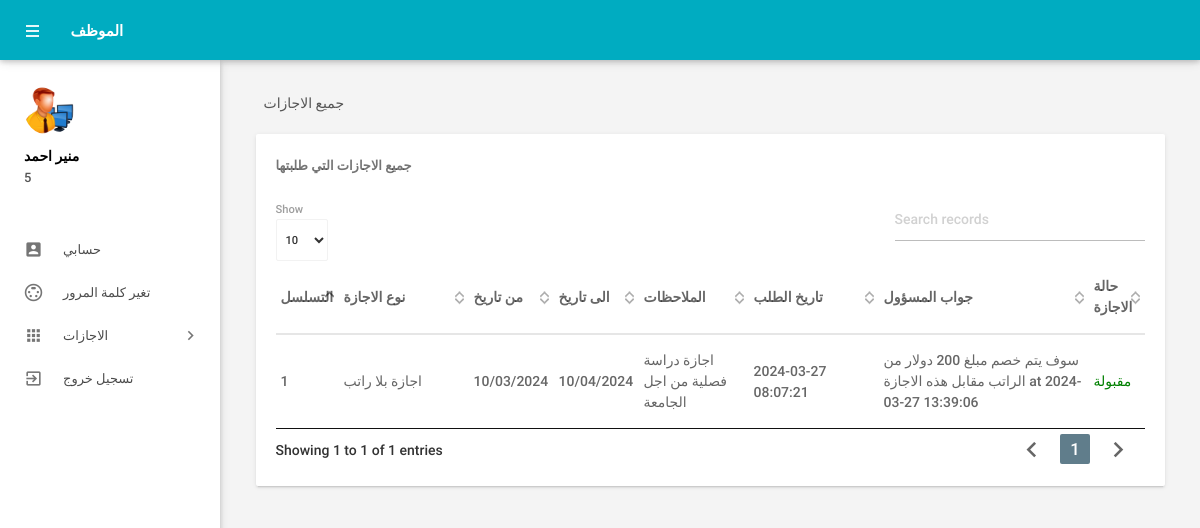
Screenshot of /leavehistory.php (signed in) with the database file from the repository.
### tables this page shows
CREATE TABLE `tblemployees` (
  `id` int(11) NOT NULL,
  `EmpId` varchar(100) NOT NULL,
  `FirstName` varchar(150) NOT NULL,
  `LastName` varchar(150) NOT NULL,
  `EmailId` varchar(200) NOT NULL,
  `Password` varchar(180) NOT NULL,
  `Gender` varchar(100) NOT NULL,
  `Dob` varchar(100) NOT NULL,
  `Department` varchar(255) NOT NULL,
  `Address` varchar(255) NOT NULL,
  `City` varchar(200) NOT NULL,
  `Country` varchar(150) NOT NULL,
  `Phonenumber` char(11) NOT NULL,
  `Status` int(1) NOT NULL,
  `RegDate` timestamp NOT NULL DEFAULT current_timestamp()
);

CREATE TABLE `tblleaves` (
  `id` int(11) NOT NULL,
  `LeaveType` varchar(110) NOT NULL,
  `ToDate` varchar(120) NOT NULL,
  `FromDate` varchar(120) NOT NULL,
  `Description` mediumtext NOT NULL,
  `PostingDate` timestamp NOT NULL DEFAULT current_timestamp(),
  `AdminRemark` mediumtext DEFAULT NULL,
  `AdminRemarkDate` varchar(120) DEFAULT NULL,
  `Status` int(1) NOT NULL,
  `IsRead` int(1) NOT NULL,
  `empid` int(11) DEFAULT NULL
);

### leavehistory.php (the view, shortened to what this page needs)
<?php
include('includes/config.php');
if(strlen($_SESSION['emplogin'])==0)
    {
header('location:index.php');
}
else{
 ?>
<!DOCTYPE html>
<html lang="en">
    <head>
        <link type="text/css" rel="stylesheet" href="assets/plugins/materialize/css/materialize.min.css"/>
        <link href="assets/plugins/material-preloader/css/materialPreloader.min.css" rel="stylesheet">
        <link href="assets/plugins/datatables/css/jquery.dataTables.min.css" rel="stylesheet">
        <link href="assets/css/alpha.min.css" rel="stylesheet" type="text/css"/>
        <link href="assets/css/custom.css" rel="stylesheet" type="text/css"/>
    </head>
    <body>
       <?php include('includes/header.php');?>
       <?php include('includes/sidebar.php');?>
            <main class="mn-inner">
                <div class="row">
                    <div class="col s12">
                        <div class="page-title">جميع الاجازات</div>
                    </div>
                    <div class="col s12 m12 l12">
                        <div class="card">
                            <div class="card-content">
                                <span class="card-title">جميع الاجازات التي طلبتها</span>
                                <table id="example" class="display responsive-table ">
                                    <thead>
                                        <tr>
                                            <th>التسلسل</th>
                                            <th width="120">نوع الاجازة</th>
                                            <th>من تاريخ</th>
                                            <th>الى تاريخ</th>
                                             <th>الملاحظات</th>
                                             <th width="120">تاريخ الطلب</th>
                                            <th width="200">جواب المسؤول</th>
                                            <th>حالة الاجازة</th>
                                        </tr>
                                    </thead>
                                    <tbody>
<?php
$eid=$_SESSION['eid'];
$sql = "SELECT LeaveType,ToDate,FromDate,Description,PostingDate,AdminRemarkDate,AdminRemark,Status from tblleaves where empid=:eid";
$query = $dbh -> prepare($sql);
$query->bindParam(':eid',$eid,PDO::PARAM_STR);
$query->execute();
$results=$query->fetchAll(PDO::FETCH_OBJ);
$cnt=1;
if($query->rowCount() > 0)
{
foreach($results as $result)
{               ?>
                                        <tr>
                                            <td> <?php echo htmlentities($cnt);?></td>
                                            <td><?php echo htmlentities($result->LeaveType);?></td>
                                            <td><?php echo htmlentities($result->ToDate);?></td>
                                            <td><?php echo htmlentities($result->FromDate);?></td>
                                           <td><?php echo htmlentities($result->Description);?></td>
                                            <td><?php echo htmlentities($result->PostingDate);?></td>
                                            <td><?php if($result->AdminRemark=="")
                                            {
echo htmlentities('waiting for approval');
                                            } else
{
 echo htmlentities(($result->AdminRemark)." "."at"." ".$result->AdminRemarkDate);
}
                                            ?></td>
                                                                                 <td><?php $stats=$result->Status;
if($stats==1){
                                             ?>
                                                 <span style="color: green">مقبولة</span>
                                                 <?php } if($stats==2)  { ?>
                                                <span style="color: red">غير مقبولة</span>
                                                 <?php } if($stats==0)  { ?>
 <span style="color: blue">قيد المراجعة</span>
 <?php } ?>
                                             </td>
                                        </tr>
                                         <?php $cnt++;} }?>
                                    </tbody>
                                </table>
                            </div>
                        </div>
                    </div>
                </div>
            </main>
        </div>
        <div class="left-sidebar-hover"></div>
    </body>
</html>
<?php } ?>

### includes/header.php (shortened to what this page needs)
<div class="mn-content fixed-sidebar">
    <header class="mn-header navbar-fixed">
        <nav class="cyan darken-1">
            <div class="nav-wrapper row">
                <section class="material-design-hamburger navigation-toggle">
                    <a href="#" data-activates="slide-out" class="button-collapse show-on-large material-design-hamburger__icon">
                        <span class="material-design-hamburger__layer"></span>
                    </a>
                </section>
                <div class="header-title col s3">
                    <span class="chapter-title">الموظف</span>
                </div>
            </div>
        </nav>
    </header>

### includes/sidebar.php (shortened to what this page needs)
     <aside id="slide-out" class="side-nav white fixed">
                <div class="side-nav-wrapper">
                    <div class="sidebar-profile">
                        <div class="sidebar-profile-image">
                            <img src="assets/images/em.png" class="circle" alt="">
                        </div>
                        <div class="sidebar-profile-info">
                    <?php
$eid=$_SESSION['eid'];
$sql = "SELECT FirstName,LastName,EmpId from  tblemployees where id=:eid";
$query = $dbh -> prepare($sql);
$query->bindParam(':eid',$eid,PDO::PARAM_STR);
$query->execute();
$results=$query->fetchAll(PDO::FETCH_OBJ);
if($query->rowCount() > 0)
{
foreach($results as $result)
{               ?>
                                <p><?php echo htmlentities($result->FirstName." ".$result->LastName);?></p>
                                <span><?php echo htmlentities($result->EmpId)?></span>
                         <?php }} ?>
                        </div>
                    </div>
                <ul class="sidebar-menu collapsible collapsible-accordion" data-collapsible="accordion">
  <li class="no-padding"><a class="waves-effect waves-grey" href="myprofile.php"><i class="material-icons">account_box</i>حسابي</a></li>
  <li class="no-padding"><a class="waves-effect waves-grey" href="emp-changepassword.php"><i class="material-icons">settings_input_svideo</i>تغير كلمة المرور</a></li>
                    <li class="no-padding">
                        <a class="collapsible-header waves-effect waves-grey"><i class="material-icons">apps</i>الاجازات<i class="nav-drop-icon material-icons">keyboard_arrow_right</i></a>
                    </li>
                  <li class="no-padding">
                                <a class="waves-effect waves-grey" href="logout.php"><i class="material-icons">exit_to_app</i>تسجيل خروج</a>
                            </li>
                </ul>
                </div>
            </aside>

### rows the page displays
tblemployees: FirstName+LastName "منير احمد", EmpId "5"
tblleaves: LeaveType "اجازة بلا راتب", ToDate "10/03/2024", FromDate "10/04/2024", Description "اجازة دراسة فصلية من اجل الجامعة", PostingDate "2024-03-27 08:07:21", AdminRemark+AdminRemarkDate "سوف يتم خصم مبلغ 200 دولار من الراتب مقابل هذه الاجازة at 2024-03-27 13:39:06", Status "مقبولة"
